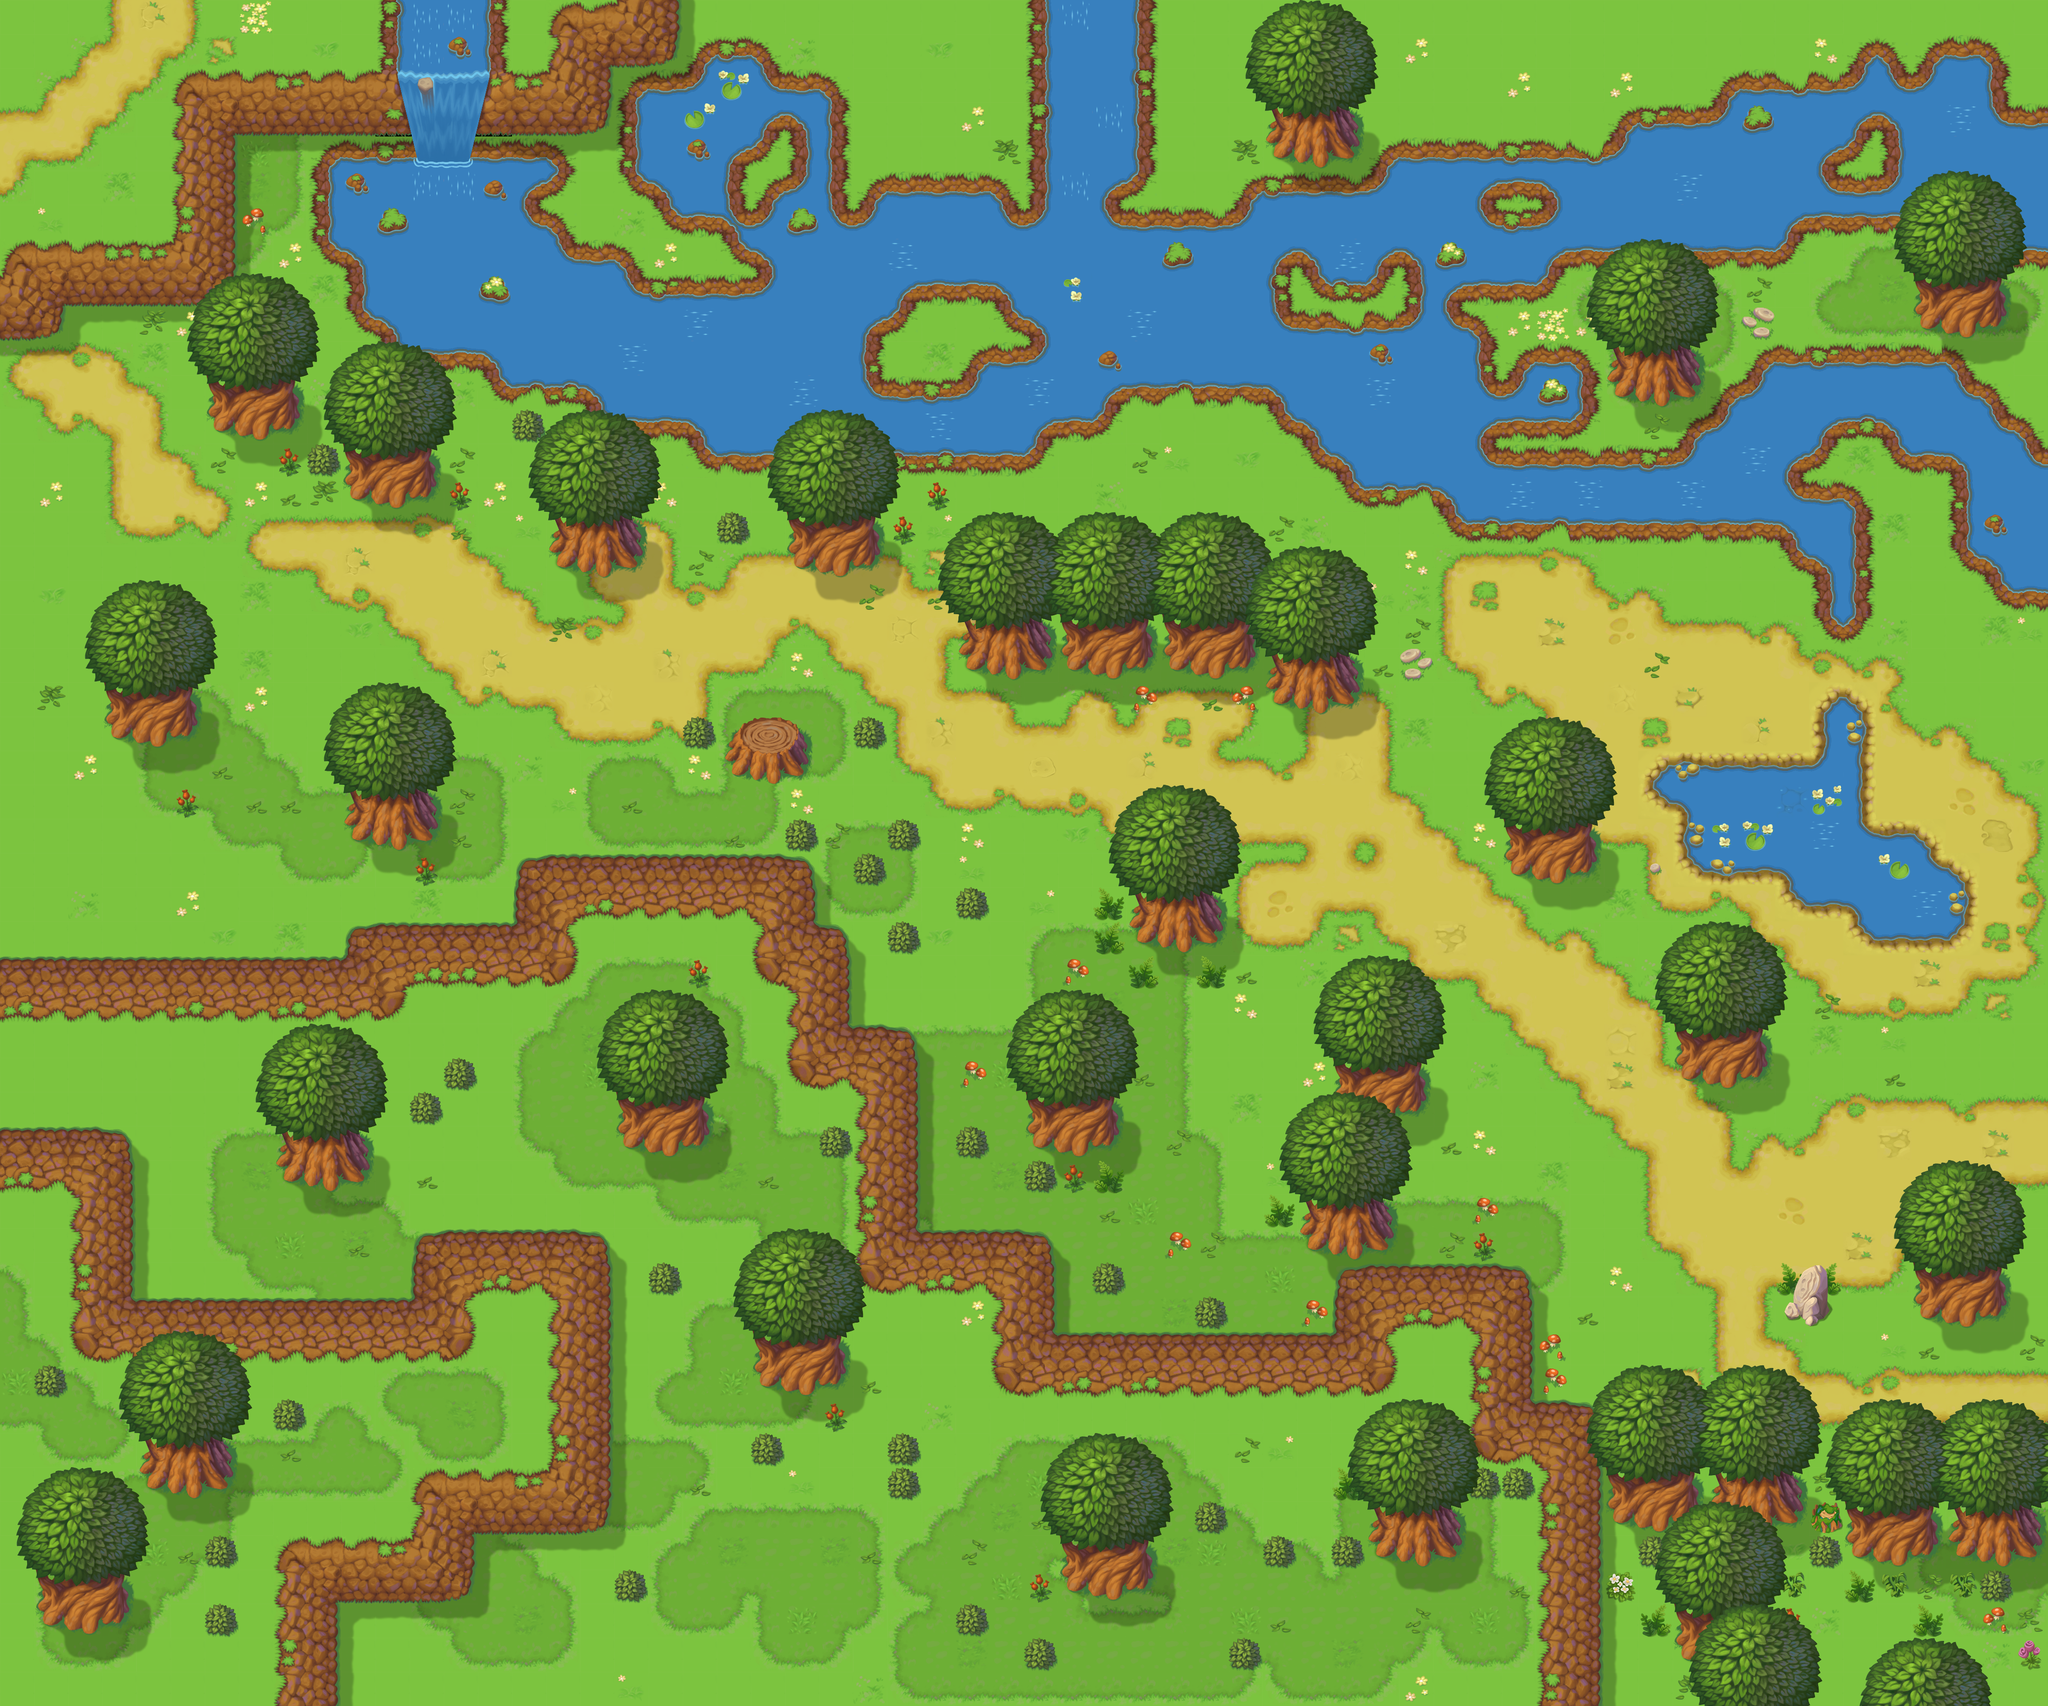

A 2D game scene composited from a Tiled map and its tileset images. What follows is a short description and the map's XML, with each tile layer's data collapsed to a summary:
An orthogonal 60x50 tile map with 64x64 px tiles, 7 tile layers (Ground, Shadows, Decorations, Obstacles_low, ...), 5 tilesets.

<map version="1.2" tiledversion="1.3.3" orientation="orthogonal" renderorder="right-down" width="60" height="50" tilewidth="64" tileheight="64" infinite="0" nextlayerid="10" nextobjectid="1">
 <tileset firstgid="1" source="All_terrain@64x64.tsx" />
 <tileset firstgid="305" source="Grassland-hills-rocks@64x64.tsx" />
 <tileset firstgid="561" source="Shadows@64x64_all.tsx" />
 <tileset firstgid="741" source="Extra_objects@64x64.tsx" />
 <tileset firstgid="997" source="Trees_tents@64x64.tsx" />
 <layer id="1" name="Ground" width="60" height="50">
  <data>[3000 cells, 2431 non-empty, 62 distinct tile ids]</data>
 </layer>
 <layer id="2" name="Shadows" width="60" height="50">
  <data>[3000 cells, 459 non-empty, 18 distinct tile ids]</data>
 </layer>
 <layer id="3" name="Decorations" width="60" height="50">
  <data>[3000 cells, 152 non-empty, 20 distinct tile ids]</data>
 </layer>
 <layer id="4" name="Obstacles_low" width="60" height="50">
  <data>[3000 cells, 1101 non-empty, 127 distinct tile ids]</data>
 </layer>
 <layer id="5" name="Obstacles_high" width="60" height="50">
  <data>[3000 cells, 24 non-empty, 9 distinct tile ids]</data>
 </layer>
 <layer id="6" name="Above_low" width="60" height="50">
  <data>[3000 cells, 477 non-empty, 27 distinct tile ids]</data>
 </layer>
 <layer id="7" name="Above_high" width="60" height="50">
  <data>[3000 cells, 8 non-empty, 7 distinct tile ids]</data>
 </layer>
</map>
